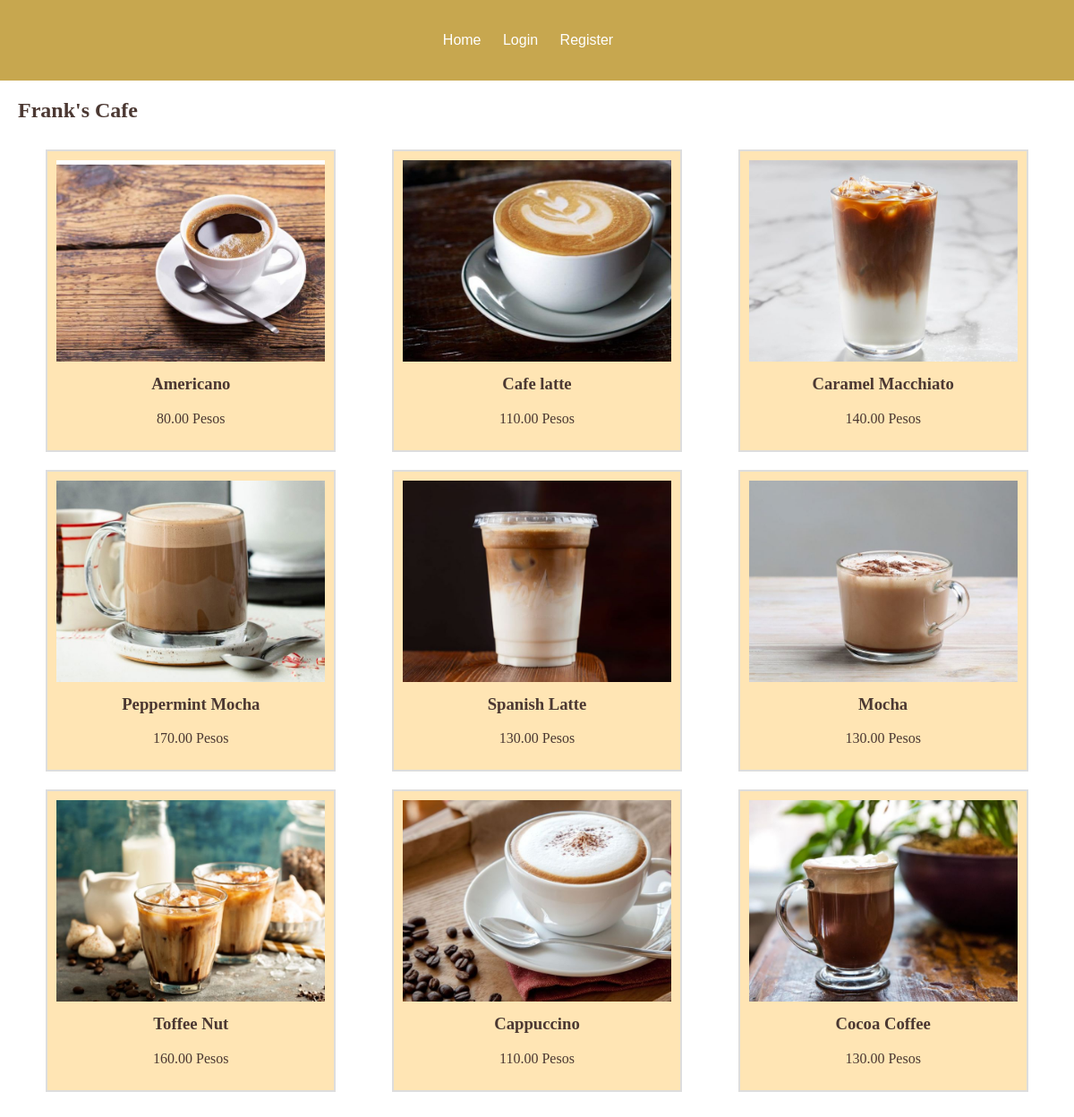
Screenshot of /Blackless/Products.php with the database file from the repository.
### tables this page shows
CREATE TABLE `menu` (
  `item_id` int(11) NOT NULL,
  `item_name` varchar(55) NOT NULL,
  `image_path` varchar(55) NOT NULL,
  `price` decimal(11,2) NOT NULL
);

### Blackless/Products.php (the view, shortened to what this page needs)
<!DOCTYPE html>
<html>
<head>
    <link rel="stylesheet" href="Style/products.css">
</head>
<body>
    <?php
        $db_server = "localhost";
        $db_user = "root";
        $db_pass = "";
        $db_name = "blackless(2)";
        $conn = mysqli_connect($db_server, $db_user, $db_pass, $db_name);
    ?>
    <header>
        <nav>
            <ul>
                <li><a href="home.php">Home</a></li>
                <li><a href="login.php">Login</a></li>
                <li><a href="register.php">Register</a></li>
            </ul>
        </nav>
    </header>
    <div class="container">
        <h2>Frank's Cafe</h2>
        <div class="products">
            <div class="product">
                <img src="coffee/product1.jpg" alt="Product 1">
                <?php
                    $sql = "SELECT * FROM menu WHERE item_id = 1";
                    $result = $conn->query($sql);
                    if ($result->num_rows > 0) {
                        while($row = $result->fetch_assoc()) {
                            echo "<h3>" . $row["item_name"] . "</h3>";
                            echo "<p>" . $row["price"] . " Pesos</p>";
                        }
                    } else {
                        echo "0 results";
                    }
                ?>
            </div>
            <div class="product">
                <img src="coffee/product2.jpg" alt="Product 2">
                <?php
                    $sql = "SELECT * FROM menu WHERE item_id = 2";
                    $result = $conn->query($sql);
                    if ($result->num_rows > 0) {
                        while($row = $result->fetch_assoc()) {
                            echo "<h3>" . $row["item_name"] . "</h3>";
                            echo "<p>" . $row["price"] . " Pesos</p>";
                        }
                    } else {
                        echo "0 results";
                    }
                ?>
            </div>
            <div class="product">
                <img src="coffee/product3.jpg" alt="Product 3">
                <?php
                    $sql = "SELECT * FROM menu WHERE item_id = 4";
                    $result = $conn->query($sql);
                    if ($result->num_rows > 0) {
                        while($row = $result->fetch_assoc()) {
                            echo "<h3>" . $row["item_name"] . "</h3>";
                            echo "<p>" . $row["price"] . " Pesos</p>";
                        }
                    } else {
                        echo "0 results";
                    }
                ?>
            </div>
            <div class="product">
                <img src="coffee/product4.jpg" alt="Product 4">
                <?php
                    $sql = "SELECT * FROM menu WHERE item_id = 5";
                    $result = $conn->query($sql);
                    if ($result->num_rows > 0) {
                        while($row = $result->fetch_assoc()) {
                            echo "<h3>" . $row["item_name"] . "</h3>";
                            echo "<p>" . $row["price"] . " Pesos</p>";
                        }
                    } else {
                        echo "0 results";
                    }
                ?>
            </div>
            <div class="product">
            <img src="coffee/Product5.jpg" alt="Product 5">
            <?php
                    $sql = "SELECT * FROM menu WHERE item_id = 6";
                    $result = $conn->query($sql);
                    if ($result->num_rows > 0) {
                        while($row = $result->fetch_assoc()) {
                            echo "<h3>" . $row["item_name"] . "</h3>";
                            echo "<p>" . $row["price"] . " Pesos</p>";
                        }
                    } else {
                        echo "0 results";
                    }
                ?>
            </div>
            <div class="product">
            <img src="coffee/Product6.jpg" alt="Product 6">
            <?php
                    $sql = "SELECT * FROM menu WHERE item_id = 7";
                    $result = $conn->query($sql);
                    if ($result->num_rows > 0) {
                        while($row = $result->fetch_assoc()) {
                            echo "<h3>" . $row["item_name"] . "</h3>";
                            echo "<p>" . $row["price"] . " Pesos</p>";
                        }
                    } else {
                        echo "0 results";
                    }
                ?>
            </div>
            <div class="product">
                <img src="coffee/Product7.jpg" alt="Product 7">
                <?php
                    $sql = "SELECT * FROM menu WHERE item_id = 8";
                    $result = $conn->query($sql);
                    if ($result->num_rows > 0) {
                        while($row = $result->fetch_assoc()) {
                            echo "<h3>" . $row["item_name"] . "</h3>";
                            echo "<p>" . $row["price"] . " Pesos</p>";
                        }
                    } else {
                        echo "0 results";
                    }
                ?>
            </div>
            <div class="product">
                <img src="coffee/Product8.jpg" alt="Product 8">
                <?php
                    $sql = "SELECT * FROM menu WHERE item_id = 17";
                    $result = $conn->query($sql);
                    if ($result->num_rows > 0) {
                        while($row = $result->fetch_assoc()) {
                            echo "<h3>" . $row["item_name"] . "</h3>";
                            echo "<p>" . $row["price"] . " Pesos</p>";
                        }
                    } else {
                        echo "0 results";
                    }
                ?>
            </div>
            <div class="product">
                <img src="coffee/Product9.jpg" alt="Product 9">
                <?php
                    $sql = "SELECT * FROM menu WHERE item_id = 18";
                    $result = $conn->query($sql);
                    if ($result->num_rows > 0) {
                        while($row = $result->fetch_assoc()) {
                            echo "<h3>" . $row["item_name"] . "</h3>";
                            echo "<p>" . $row["price"] . " Pesos</p>";
                        }
                    } else {
                        echo "0 results";
                    }
                ?>
            </div>
        </div>
    </div>
</body>
</html>

### Blackless/Style/products.css (style rules this page uses)
body { font-family: Arial, sans-serif; margin: 0; padding: 0; margin-bottom: 5%; }
header { background-color: #c7a74f; color: #fff; padding: 20px; text-align: center; }
h2 { font-family: 'Times New Roman', Times, serif; color: #4b3832; }
nav ul { list-style-type: none; padding: 0; }
nav ul li { display: inline; margin-right: 20px; }
nav ul li a { color: #fff; text-decoration: none; }
.container { max-width: 1200px; margin: 20px auto; padding: 0 20px; }
.products { display: flex; flex-wrap: wrap; justify-content: space-around; }
.product { width: 300px; border: 2px solid #ddd; margin: 10px; padding: 10px; background-color: #ffe5b4; text-align: center; font-family: poppins; color: #4b3832; }
.product img { width: 100%; height: auto; }
.product h3 { margin-top: 10px; }

### rows the page displays
menu: item_name "Americano", price "80.00"
menu: item_name "Cafe latte", price "110.00"
menu: item_name "Caramel Macchiato", price "140.00"
menu: item_name "Peppermint Mocha", price "170.00"
menu: item_name "Spanish Latte", price "130.00"
menu: item_name "Mocha", price "130.00"
menu: item_name "Toffee Nut", price "160.00"
menu: item_name "Cappuccino", price "110.00"
menu: item_name "Cocoa Coffee", price "130.00"
